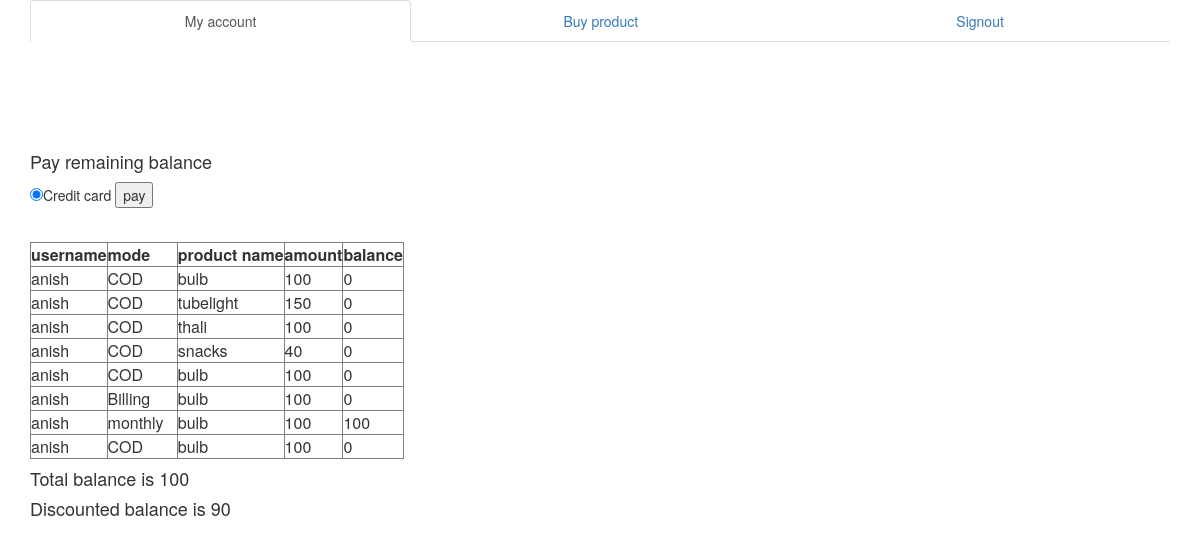
The app's page /account.php (signed in) with its own data.
### tables this page shows
CREATE TABLE IF NOT EXISTS `payment` (
  `name` varchar(25) NOT NULL,
  `email` varchar(25) NOT NULL,
  `username` varchar(25) NOT NULL,
  `mode` varchar(25) NOT NULL,
  `paymentid` int(11) NOT NULL AUTO_INCREMENT,
  `productname` varchar(25) NOT NULL,
  `amount` int(11) NOT NULL,
  `balance` int(11) NOT NULL,
  PRIMARY KEY (`paymentid`)
);

### account.php (the view, shortened to what this page needs)
        <html>
	<head>
        <link rel="stylesheet" href="http://maxcdn.bootstrapcdn.com/bootstrap/3.3.5/css/bootstrap.min.css">
        </head>
	<body>
        <div class="container">
  <ul class="nav nav-tabs nav-justified">
    <li class="active"><a href="#">My account</a></li>
    <li><a href="page1.html">Buy product</a></li>
    <li><a href="signout.php">Signout</a></li>
  </ul>
	<br><br><br><br><br>
        <form action="balance.php" method="post">
        <h4>Pay remaining balance</h4>
        <input type="radio" value="card" name="credit" checked>Credit card
        <input type="submit" value="pay">
        </form>
<div>
<?php
$username = $_SESSION['username'];
$balance=null;
$percent=10;
$h=100;
$strSQL = "SELECT * FROM payment where username='$username'";
$rs = mysql_query($strSQL);
        echo "<table border=1>";
        echo "<tr>";
        echo "<th>"."username"."</th>";
        echo "<th>"."mode"."</th>";
        echo "<th>"."product name"."</th>";
        echo "<th>"."amount"."</th>";
        echo "<th>"."balance"."</th>";
        echo "</tr>";
      	while($row = mysql_fetch_array($rs))
          {
	   echo "<tr><td>".$row['username']."&nbsp"."&nbsp"."&nbsp"."</td>";
            echo "<td>".$row['mode']."&nbsp"."&nbsp"."&nbsp"."</td>";
           echo "<td>".$row['productname']."&nbsp"."&nbsp"."&nbsp"."</td>";
           echo "<td>".$row['amount']."&nbsp"."&nbsp"."&nbsp"."</td>";
           echo "<td>".$row['balance']."&nbsp"."&nbsp"."&nbsp"."</td></tr>";
	  }
          echo "<br />";
           echo "</table>";
          $strSQL = "SELECT * FROM payment where username='$username'";
          $rs = mysql_query($strSQL);
          	while($row = mysql_fetch_array($rs))
          {
          $balance=$balance+$row['balance'] ;
          }
          $discount = ($percent/ $h) * $balance;
          $db=$balance-$discount;
           echo "<h4>Total balance is $balance</h4>";
           echo "<h4>Discounted balance is $db</h4>";
	?>
</div>
</div>
</body>
</html>

### records on screen
payment: username "anish", mode "COD", productname "bulb", amount "100", balance "0"
payment: username "anish", mode "COD", productname "tubelight", amount "150", balance "0"
payment: username "anish", mode "COD", productname "thali", amount "100", balance "0"
payment: username "anish", mode "COD", productname "snacks", amount "40", balance "0"
payment: username "anish", mode "COD", productname "bulb", amount "100", balance "0"
payment: username "anish", mode "Billing", productname "bulb", amount "100", balance "0"
payment: username "anish", mode "monthly", productname "bulb", amount "100", balance "100"
payment: username "anish", mode "COD", productname "bulb", amount "100", balance "0"

### other values on screen
$balance "100"
$db "90"
